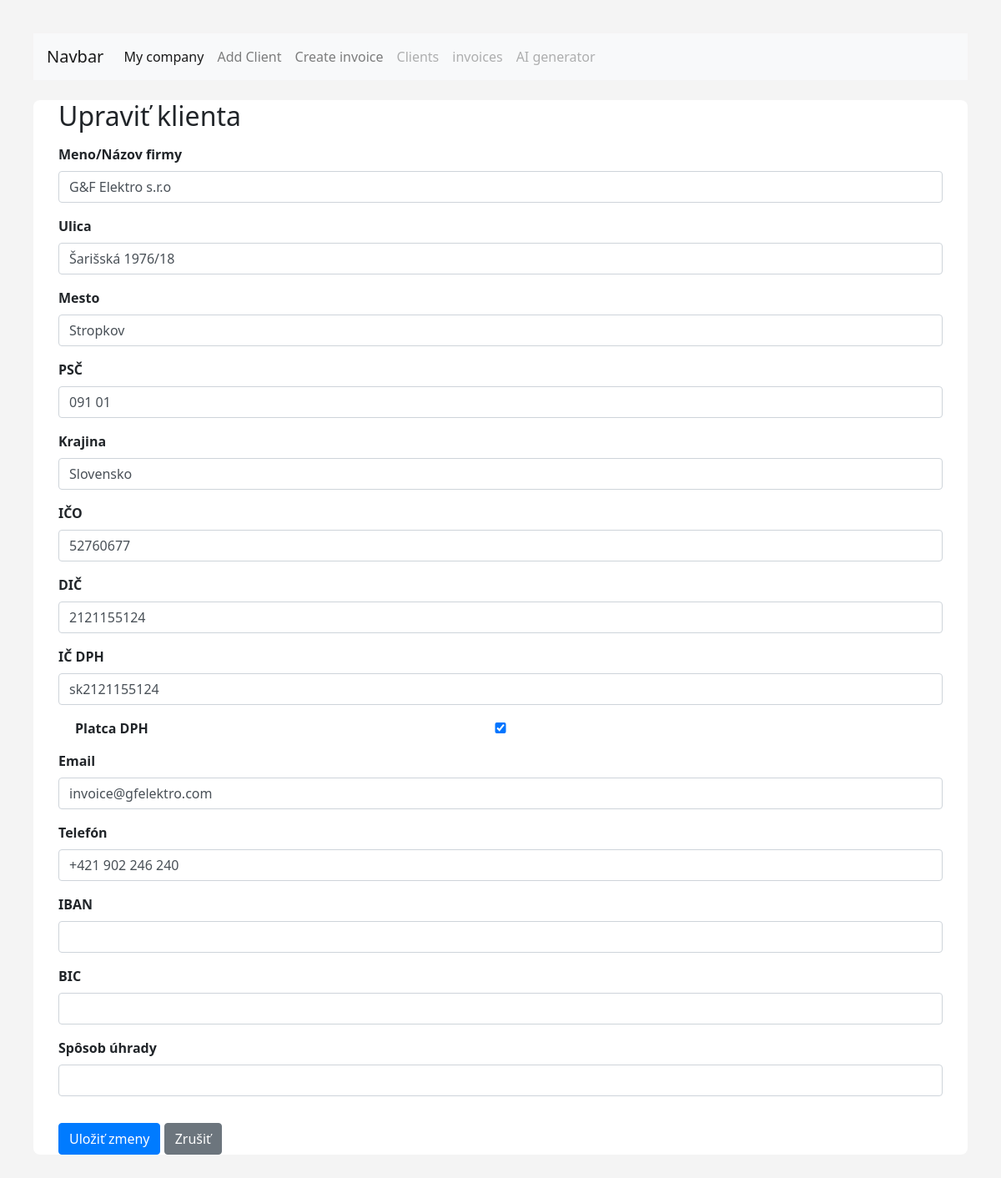
The page /edit_client/1 on the database as committed earlier.
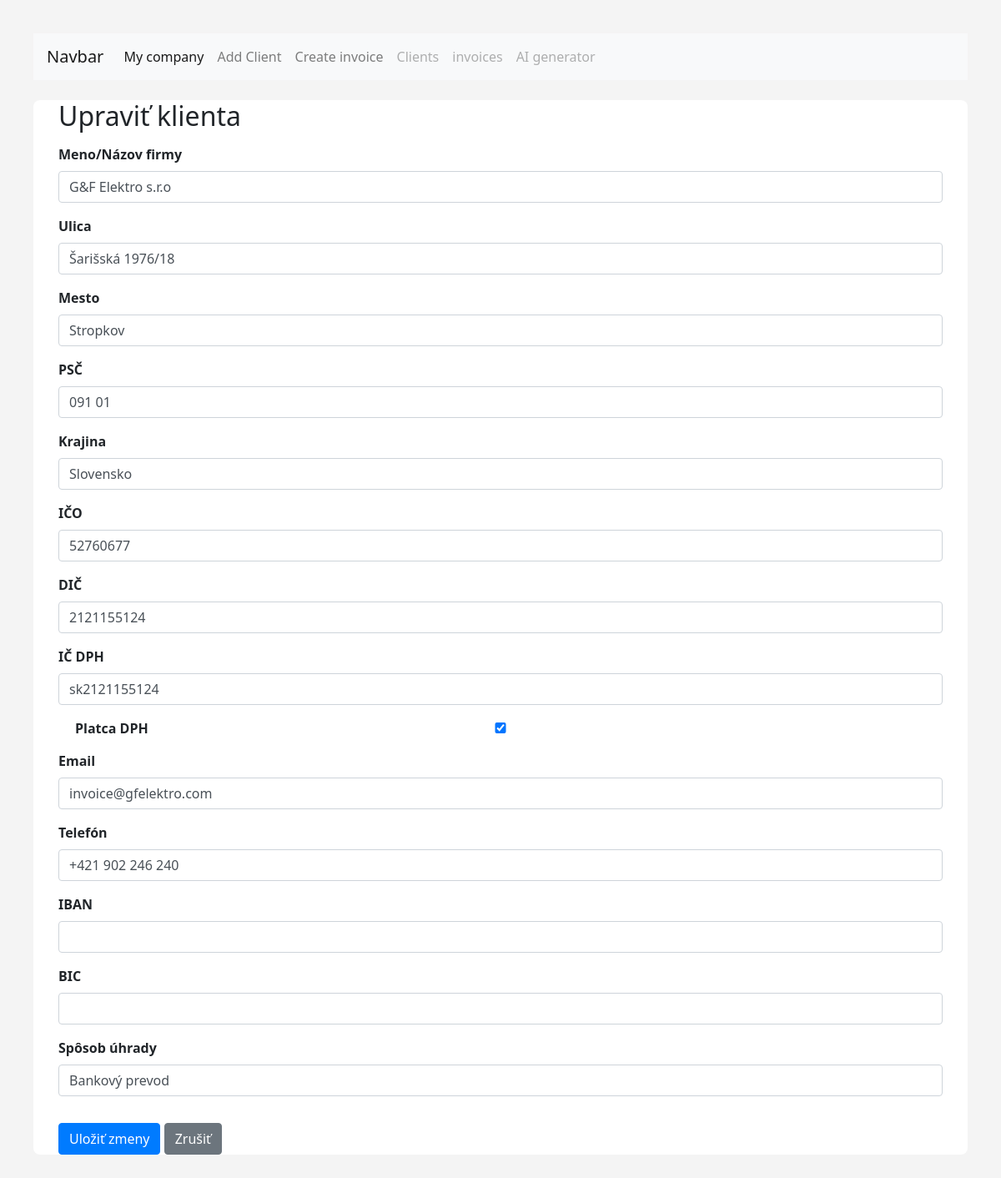
The same page on the database as committed later.
### models.py (models this page shows)
class Client(db.Model):
        __tablename__ = 'clients'
        id = db.Column(db.Integer, primary_key=True)
        name = db.Column(db.String(100), nullable=False)
        ico = db.Column(db.String(20), nullable=False)
        dic = db.Column(db.String(20), nullable=False)
        street = db.Column(db.String(100), nullable=False)
        city = db.Column(db.String(50), nullable=False)
        zip_code = db.Column(db.String(20), nullable=False)
        country = db.Column(db.String(50), nullable=False)
        email = db.Column(db.String(100), nullable=False)
        phone = db.Column(db.String(20), nullable=False)
        iban = db.Column(db.String(34), nullable=False)
        bic = db.Column(db.String(11), nullable=False)
        payment_method = db.Column(db.String(50), nullable=False)
        is_vat_payer = db.Column(db.Boolean, default=False)
        ic_dph = db.Column(db.String(20), nullable=True)  # Optional field for VAT ID if the client is a VAT payer

### routes.py (the view, shortened to what this page needs)
@main.route('/edit_client/<int:client_id>', methods=['GET', 'POST'])
def edit_client(client_id):
    client = Client.query.get_or_404(client_id)
    return render_template('edit_client.html', client=client)

### templates/edit_client.html (shortened to what this page needs)
{% extends "base.html" %}
{% block content %}
<div class="container mt-4">
    <h2>Upraviť klienta</h2>
    <form method="POST">
        <div class="form-group">
            <label>Meno/Názov firmy</label>
            <input type="text" name="name" class="form-control" value="{{ client.name }}" required>
        </div>
        <div class="form-group">
            <label>Ulica</label>
            <input type="text" name="street" class="form-control" value="{{ client.street }}" required>
        </div>
        <div class="form-group">
            <label>Mesto</label>
            <input type="text" name="city" class="form-control" value="{{ client.city }}" required>
        </div>
        <div class="form-group">
            <label>PSČ</label>
            <input type="text" name="zip" class="form-control" value="{{ client.zip_code }}" required>
        </div>
        <div class="form-group">
            <label>Krajina</label>
            <input type="text" name="country" class="form-control" value="{{ client.country }}" required>
        </div>
        <div class="form-group">
            <label>IČO</label>
            <input type="text" name="ICO" class="form-control" value="{{ client.ico }}" required>
        </div>
        <div class="form-group">
            <label>DIČ</label>
            <input type="text" name="DIC" class="form-control" value="{{ client.dic }}" required>
        </div>
        <div class="form-group">
            <label>IČ DPH</label>
            <input type="text" name="ic_dph" class="form-control" value="{{ client.ic_dph }}">
        </div>
        <div class="form-check my-2">
            <input type="checkbox" name="is_vat_payer" class="form-check-input" id="vat_check"
                {% if client.is_vat_payer %}checked{% endif %}>
            <label class="form-check-label" for="vat_check">Platca DPH</label>
        </div>
        <div class="form-group">
            <label>Email</label>
            <input type="email" name="email" class="form-control" value="{{ client.email }}" required>
        </div>
        <div class="form-group">
            <label>Telefón</label>
            <input type="text" name="phone" class="form-control" value="{{ client.phone }}" required>
        </div>
        <div class="form-group">
            <label>IBAN</label>
            <input type="text" name="iban" class="form-control" value="{{ client.iban }}">
        </div>
        <div class="form-group">
            <label>BIC</label>
            <input type="text" name="bic" class="form-control" value="{{ client.bic }}">
        </div>
        <div class="form-group">
            <label>Spôsob úhrady</label>
            <input type="text" name="payment_method" class="form-control" value="{{ client.payment_method }}">
        </div>
        <button type="submit" class="btn btn-primary mt-3">Uložiť zmeny</button>
        <a href="{{ url_for('main.list_clients') }}" class="btn btn-secondary mt-3">Zrušiť</a>
    </form>
</div>
{% endblock %}

Rows that differ between the two databases and show on the page:
changed Client "G&F Elektro s.r.o": payment_method (not shown) → "Bankový prevod"
